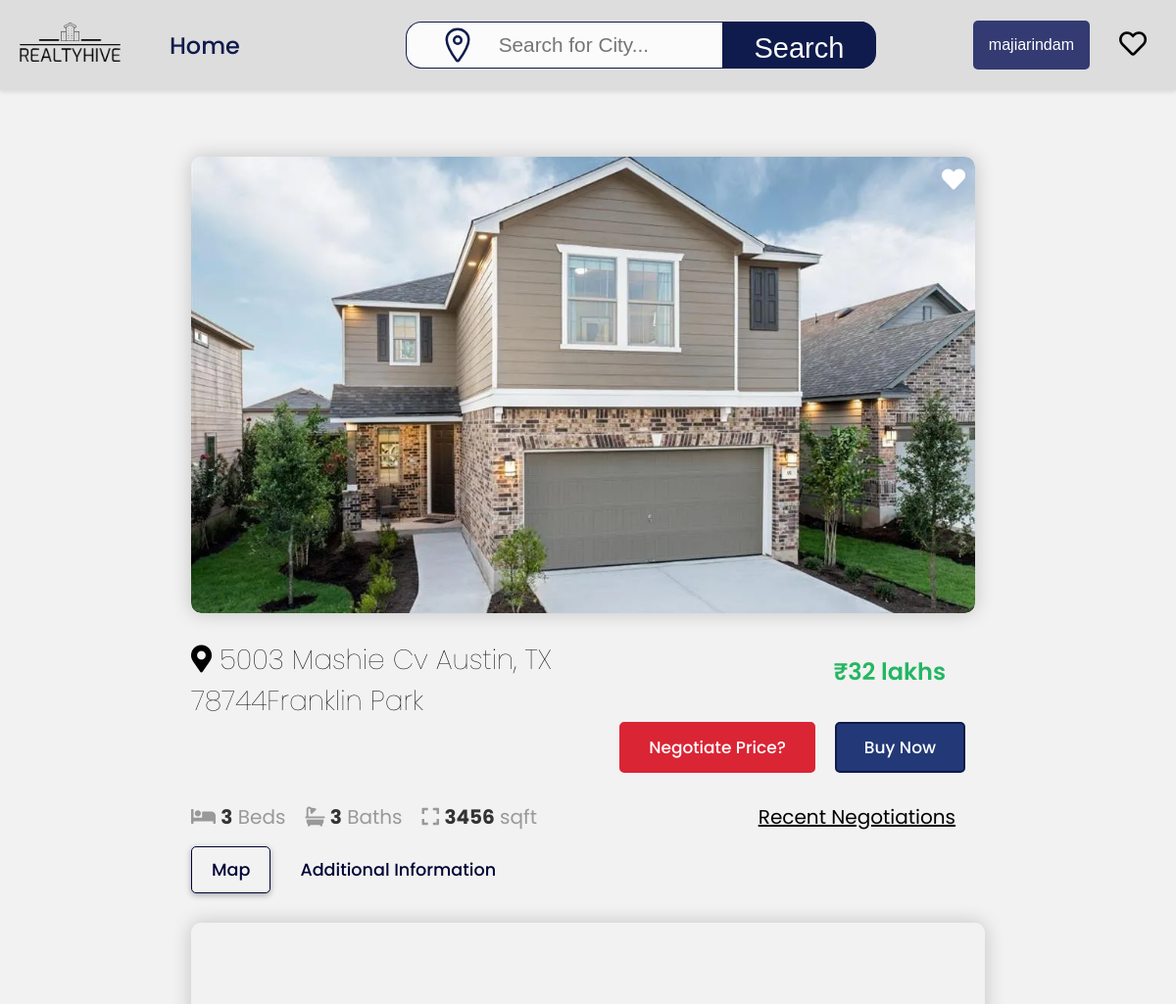
The app's page /property/9/ (signed in, upper part), older data.
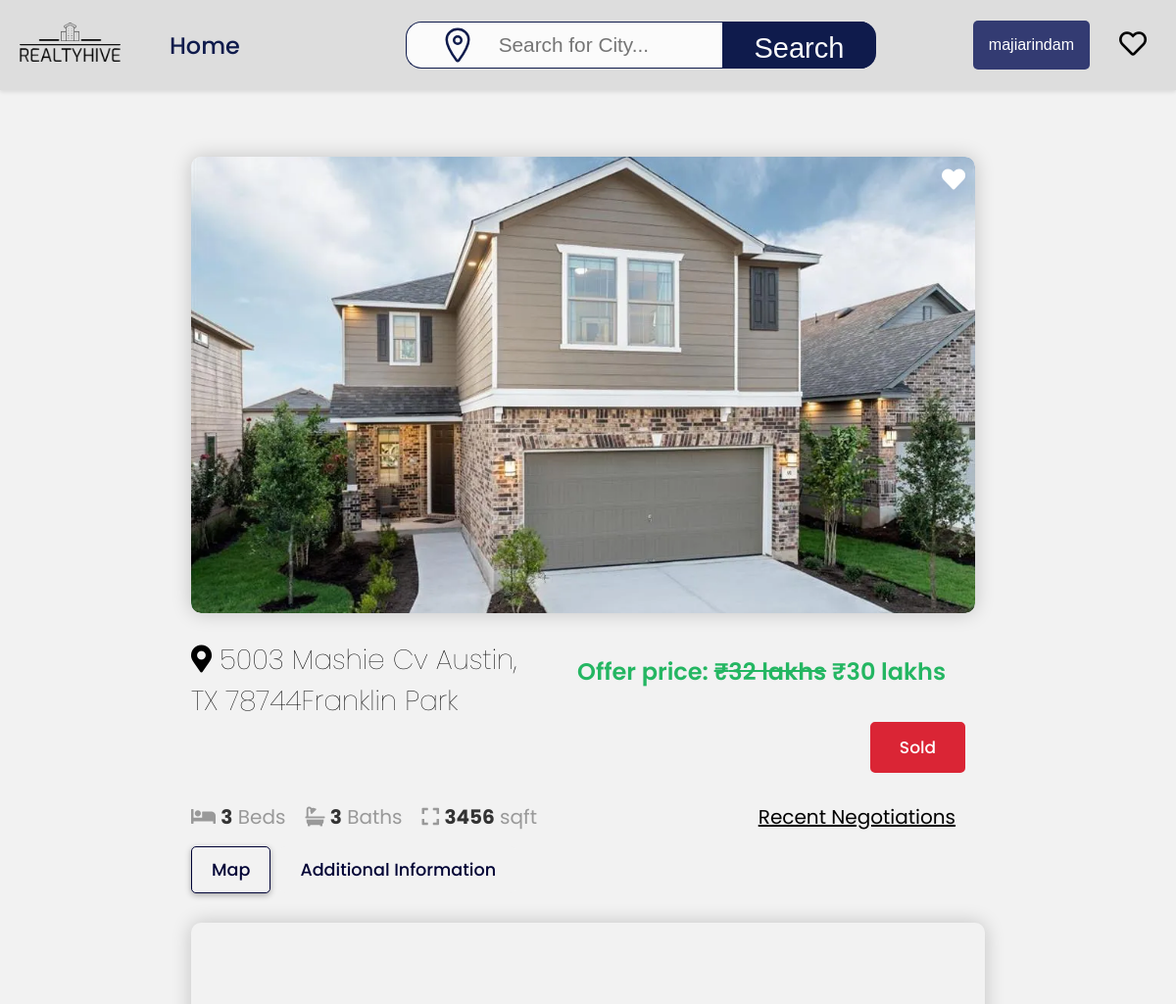
The same page, newer data.
### property_form/models.py (models this page shows, shortened)
class Property(models.Model):
    STATUS_CHOICES = (
        ('available', 'Available'),
        ('sold', 'Sold'),
    )
    seller = models.ForeignKey(Seller, on_delete=models.CASCADE)
    is_featured = models.BooleanField(default=False)
    address = models.CharField(max_length=200)
    square_feet = models.PositiveIntegerField()
    overview = models.TextField()
    bhk = models.CharField(max_length=10)
    nearby_hospitals = models.CharField(max_length=100)
    nearby_schools = models.CharField(max_length=100)
    nearby_police_station = models.CharField(max_length=100)
    price = models.CharField(max_length=20)
    pictures = models.ImageField(upload_to='property_images/')
    status = models.CharField(max_length=20, choices=STATUS_CHOICES, default='available')
    class Meta:
        verbose_name_plural = "properties"

### negotiation/models.py (models this page shows)
class Negotiation(models.Model):
    user = models.ForeignKey(User, on_delete=models.CASCADE)
    property = models.ForeignKey(Property, on_delete=models.CASCADE)
    email = models.EmailField()
    first_name = models.CharField(max_length=100)
    last_name = models.CharField(max_length=100)
    phone_number = models.CharField(max_length=20)
    requested_price = models.CharField(max_length=20)
    status = models.CharField(max_length=10, blank=True, null=True)

### property_description_trade/views.py (the view)
# urls.py: path('property/<int:property_id>/', views.property_detail, name='property_detail'),
def property_detail(request,property_id):
    property_obj = get_object_or_404(Property, id=property_id)
    user = request.user
    accepted_negotiation = Negotiation.objects.filter(user = request.user,property=property_obj, status='accepted').first()
    actual_price = property_obj.price
    property_price = None
    if accepted_negotiation:
        property_price = accepted_negotiation.requested_price
    if hasattr(user, 'seller'):
        seller_or_client = user.seller
    elif hasattr(user, 'client'):
        seller_or_client = user.client
    is_sold = property_obj.status == 'sold'
    context = {
        'property_image': property_obj.pictures.url,
        'property_address': property_obj.address,
        'property_price': actual_price,
        'special_price' : property_price,
        'bhk': property_obj.bhk,
        'property_sqft': property_obj.square_feet,
        'property_overview': property_obj.overview,
        'nearby_schools' : property_obj.nearby_schools,
        'nearby_PS' : property_obj.nearby_police_station,
        'nearby_hospital' : property_obj.nearby_hospitals,
        'isAuthenticated': request.user.is_authenticated,
        'seller_or_client' : seller_or_client,
        'property_id': property_id,
        'property_obj' : property_obj,
        'is_sold': is_sold,
    }
    return render(request,'property_description_trade/property_description.html', context)

### property_description_trade/templates/property_description_trade/property_description.html (shortened to what this page needs)
{% extends "property_description_trade/layout.html" %}
{% block body %}
{% load static %}
<link href='https://api.mapbox.com/mapbox-gl-js/v2.9.1/mapbox-gl.css' rel='stylesheet' />
<link rel="stylesheet" href="https://api.mapbox.com/mapbox-gl-js/plugins/mapbox-gl-geocoder/v5.0.0/mapbox-gl-geocoder.css" type="text/css">
<link rel="stylesheet" href="https://cdnjs.cloudflare.com/ajax/libs/font-awesome/5.15.4/css/all.min.css">
<link rel="stylesheet" href="{% static '/css/property_description.css' %}">
<nav class="navbar">
    <div class="navbar-left">
      <a href="#" class="logo"><img src="{%static 'images/logo.png' %}" alt="Logo"></a>
      <a href="{% url 'home' %}" class="nav-link">Home</a>
    </div>
      <div class="nav-middle">
      <div class="search-local">
        <div class="icon">
          <ion-icon name="location-outline"></ion-icon>
        </div>
        <input id = "search-input" type="text" placeholder=" Search for City...">
        <button id="search-button" data-url="{% url 'property_form:properties' %}">
          <span class="search-text">Search</span>
        </button>
      </div>
      </div>
    <div class="navbar-right">
      {% if user.is_authenticated %}
        <div class="dropdown">
          <button class="dropbtn">{{ user.username }}</button>
        </div>
        <a href="#" class="favorites-link" title="Favorites">
          <button class="favorites-button">
            <i class="far fa-heart"></i>
          </button>
        </a>
      {% else %}
      <button class="btn account" onclick="openModal()">Sign In</button>
      <button class="btn btn-fill" onclick="openModal1()">Register</button>
      {% endif %}
    </div>
  </nav>
<div class="property-description">
    <div class="property-image">
        <img src="{{ property_image }}" alt="Property Image">
        <button class="favorite-button" title="Add to Favorites"><i class="fas fa-heart"></i></button>
    </div>
    <div class="property-details">
      {% if special_price %}
        <div class="property-title">
            <h3><i class="fas fa-map-marker-alt"></i>  {{ property_address }}</h3>
        <span class="property-price">
            <span>Offer price: </span>
            <span style="text-decoration: line-through;">₹{{ property_price }}</span>
            <span> ₹{{ special_price }}</span>
        </span>
    {% else %}
    <div class="property-title1">
      <h3><i class="fas fa-map-marker-alt"></i>  {{ property_address }}</h3>
        <span class="property-price">₹{{ property_price }}</span>
    {% endif %}
        </div>
        <div class="property-buttons">
          {% if not is_sold %}
              {% if not seller_or_client or seller_or_client.id != property_obj.seller.id %}
                  <button class="negotiate-button" onclick="openNegotiationForm()">Negotiate Price?</button>
                  <button class="buy-button" onclick="handleBuyNow()">Buy Now</button>
              {% endif %}
          {% else %}
              <span class="sold-label">Sold</span>
          {% endif %}
      </div>
        </div>
        <div class="property-features">
          <div class="new-features">
          <ul>
            <li><i class="fas fa-bed"></i> <strong> {{ bhk  }}</strong> Beds</li>
                <li><i class="fas fa-bath"></i> <strong> 3</strong> Baths</li>
                <li><i class="fas fa-expand"></i> <strong> {{ property_sqft }}</strong> sqft</li>
            </ul>
            <a href="{% url 'negotiation:recent_negotiations' property_id=property_id %}" class="recent-negotiations">Recent Negotiations</a>
            </div>
            <div class="map-additional">
                <button id="map-button" class="property-button map-button active" onclick="showMap()">Map</button>
                <button id="additional-info-button" class="property-button additional-info-button" onclick="toggleAdditionalInfo()">Additional Information</button>
            </div>
            <div id="map-container" style="display: block;">
            </div>
        </div>
    </div>
{% endblock %}

Row changes from the older to the newer data that the page shows:
added Negotiation: requested_price "30 lakhs"
Text that changed along with them:
text no longer shown: "Negotiate Price? Buy Now"
text now shown: "Offer price: Sold"
